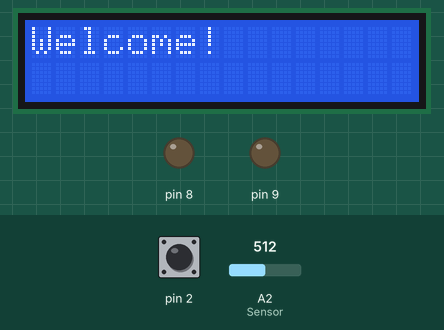
Bench run of a sketch on a simulated Arduino Uno, built with avr-gcc and run on an emulated ATmega328P. Parts: 16×2 character LCD, output pins drawn as LEDs (lit = HIGH). The test bench sets the inputs (shaded band); at power-on: pin 2 LOW, A2 (Sensor) = 512. What the sketch prints to the serial monitor is not drawn.

Above: at 1.2 s.
1.3 s: pin 2 driven HIGH
At 3.2 s:
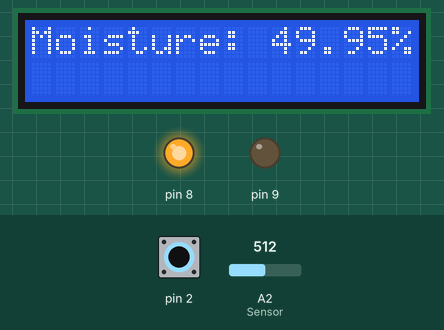
3.8 s: A2 (Sensor) set to 315
At 6.5 s:
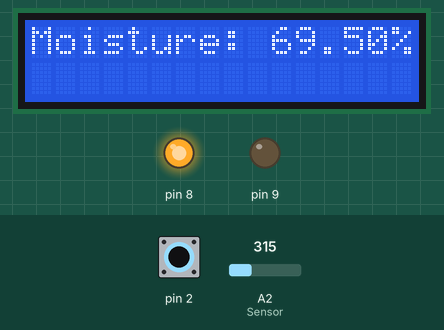
6.8 s: A2 (Sensor) set to 298
At 8.8 s:
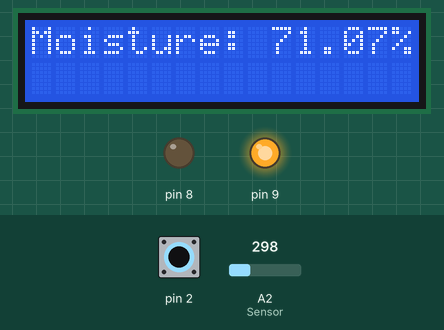
9.8 s: A2 (Sensor) set to 306
At 12.2 s:
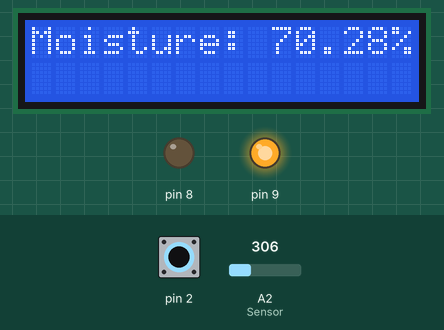
12.8 s: pin 2 pulsed LOW 2 times (0.12 s each, 0.3 s apart)
At 12.96 s:
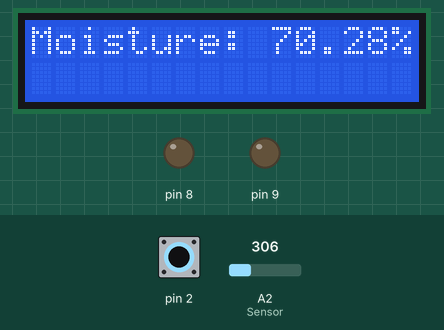
Timing chart, 0 to 15.8 s (numbered marks = the images above; inputs shaded):
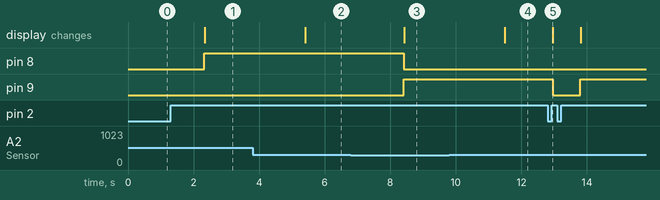

The sketch:

main.ino
```cpp
#include <Wire.h>
#include <LiquidCrystal_I2C.h>

//Initialize the LCD
LiquidCrystal_I2C lcd(0x27, 2, 1, 0, 4, 5, 6, 7, 3, POSITIVE);

//Global variables
bool SensorOnOff = false;
int count1 = 0;
int count2 = 0;
double moistureValue = 0;
bool lcdd = false;
bool lcdBegin = false;

void initIO(){

    DDRD &= ~ (1 << DDD2); // INT0 pin to INPUT (set to 0)
    DDRC &= ~ (1 << DDC2); // Set Port C Pin 2 as input (Sensor - Analog sygnal)
    DDRB |= 1<<DDB0; //Set Port B Pin 0 as output (green Led)
    DDRB |= 1<<DDB1; //Set Port B Pin 1 as output (red led)

}


void initADC()
{
ADMUX |= 2; //Set up pin ADC2
ADMUX |= 1 << REFS0 | 1 << ADLAR; //V ref = 3.3V // Set up ADCH and ADCL bits
ADCSRA |= 1 << ADEN; //Enable ADC
}

void TWIInit()
{
    //set SCL to 400kHz = CPU Clock Frequency / 16 * 2 (TWBR x Prescaller) = 16 000 000 / 16 + 2 * (12 * 1)
    TWSR = 0x00; // prescaller 1
    TWBR = 0x0C; // 0000 1100 (12)
    TWAR = 0x27; //Slave Adress
    TWCR = (1<<TWEN);     //enable TWI
}


//button push
void initInt0()
{
  EICRA |= 3; //What even will be the interrupt - rising edge
  EIMSK |= 1; //Only INT0 will have interrupt

}

//Interrupt
ISR(INT0_vect)
{
  Serial.println("enter IN0");
  TCCR1B |= 2; // Turn on Timer 1 // 1 - prescaller 1, OverFlow - 4ms and 2 - presacller 8, OverFlow - 32 ms (target - 50 for deboucing)

}

//button debouncing
void initTimer1()
{
  TCCR1A = 0; //don't use this register
  TCCR1B &= ~7; // disable timer 1
  TIMSK1 |=  1<<0; //Enabling Overflow Interrupt
  TIFR1 = 0; //Setting interrupt flags to 0
}

ISR(TIMER1_OVF_vect)
{

Serial.println("enter ISR TMR1");

TCCR1B &= ~7; // disable timer 1
if ((PIND & 1 << 2) == 1 << 2){

  if(SensorOnOff)
  {
    SensorOnOff = false; //button pushed for off
    lcdBegin = false; //Change the message for the display
    TCCR2B = 0; //Turn off TMR2
    ADCSRA |= 0 << ADSC; //turn off the ADC
    PORTB |= 0 << DDB0; // turn off pin 0 port B (green led)
    PORTB = 0 << DDB1; // turn off pin 1 port B (green led)

   }else
   {
     SensorOnOff = true; //button pushed for on
     lcdBegin = true; ////Change the message for the display
     TCCR2B = 7; //prescaller 1024 - turn on TMR2
     ADCSRA |= 1 << ADSC; //Turn on ADC (if don't use it here write 100% at the beginning)
   }


  }
}

 //TMR2: Frequency of the measurement
void initTMR2(){

  TCCR2A = 0; //Useless regisrer
  TCCR2B = 0; //No prescaller
  TIMSK2 = 1; //TOIE - Enable Overflow Interrupt
  }


ISR (TIMER2_OVF_vect){
   // Serial.println("OVF TMR2");
    count2 ++;


    if (count2 == 62)
    {
      // 1 second (1024/16 000 000 = 0.000064 * 254 = 0.016256s for TMR2 overflow * 62 = 1.007872 sec for TMR2 OVF)
      lcdd = true;
      ADCSRA |= 1 << ADSC; //Turn on ADC (if don't use it here - measure only 1 time)

      moistureValue = 100-(((ADCH * 4) / 1023.0) * 100); //*4 - << 2 bits
      Serial.println (moistureValue);

      if (moistureValue <= 30 || moistureValue >= 70)
      {
          PORTB = 0 << DDB0;
          PORTB = 1 << DDB1; //Turn on RED LED
      } else
      {
          PORTB = 0 << DDB1;
          PORTB = 1 << DDB0; //Turn on GREEN LED
       }

       count2 = 0;
    }
}


void setup() {
  // put your setup code here, to run once:
  lcd.begin(16,2);
  lcd.backlight();
  initIO();
  TWIInit();
  initInt0();
  initTimer1();
  initADC();
  initTMR2();
  Serial.begin (9600);
}

void loop()
{
  // put your main code here, to run repeatedly:

  if (lcdd == true)
  {
    //Change the lcd text from beginnig state to showing Moisture values
      lcd.clear();
      String text = "Moisture: " + (String)moistureValue + "%";
      lcd.print (text);
      lcdd = false;

  }

  if ( lcdBegin == false)
  {
    //Change the text from Moisture value to Welcome
    lcd.clear();
    lcd.print ("Welcome!");
    lcdBegin = true;

  }
}
```

Measured:
- the behaviour switches between 308 and 307 on A2 (Sensor) (found by bisection; images 2 and 3)
- after the input at 1.3 s, pin 8: LOW → HIGH after 1.0 s; the display: changes after 1.0 s (image 1)
- after the input at 3.8 s, the display: changes after 1.6 s (image 2)
- after the input at 6.8 s, pin 8: HIGH → LOW after 1.6 s; pin 9: LOW → HIGH after 1.6 s; the display: changes after 1.6 s (image 3)
- after the input at 9.8 s, the display: changes after 1.7 s (image 4)
- after the input at 12.8 s, pin 9: HIGH → LOW after 0.15 s, → HIGH 0.84 s later
